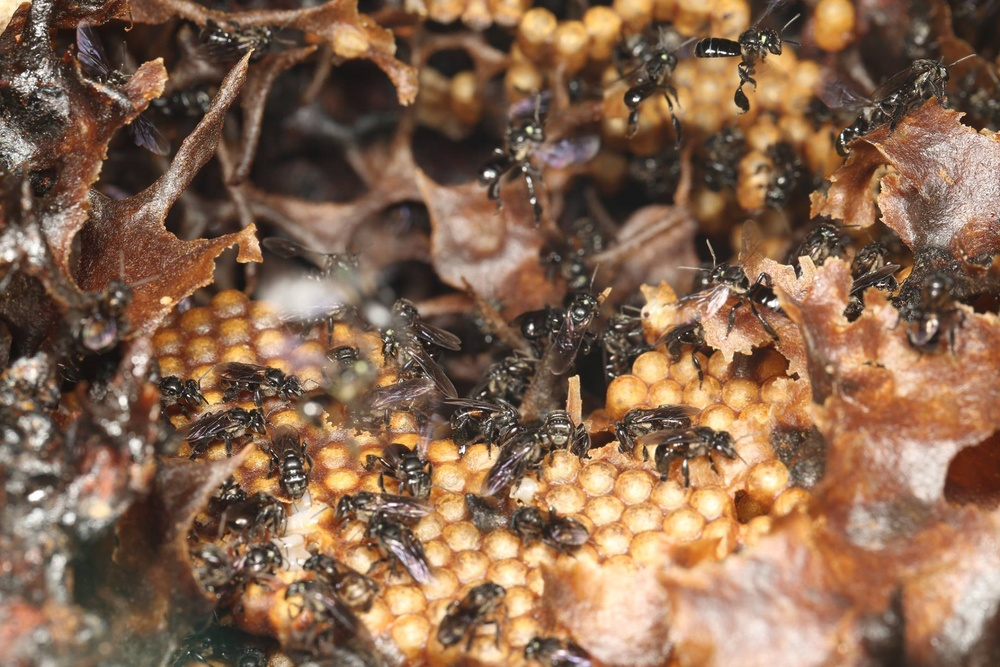
#> input picture ChatGPT/Image Processing/Exercise 2/kelulut1.jpg, 1000 x 667 px, shrunk from 2048 x 1365 before the run
$ jupyter execute 'Module 5 Edge Detection.ipynb'   (older library calls are emulated)
#> lines starting #> are read from the running program, lines starting #| are printed output that depends on the picture; after the words box and inside, x2 and y2 are one past the last pixel; in counts of white or black regions, pixels touching at a corner belong together
[cell 1]
# ====================================
# Module 5: Edge Detection
# ====================================

# Edge detection is used to find the outlines or boundaries of objects in an image.
# It works by looking for areas where pixel values change quickly — which usually means an edge.

# Why is edge detection important?
# - It highlights object shapes (like bees, leaves, or tools)
# - It helps in counting, contour detection, and feature extraction
# - It reduces image complexity while keeping key structures

# Common edge detection techniques:
# 1. Sobel Filter: detects edges in horizontal or vertical direction
# 2. Laplacian Filter: detects edges in all directions
# 3. Canny Edge Detection: the most powerful and accurate method

# Notes:
# - Apply edge detection on a grayscale image (not color)
# - Blurring before edge detection helps reduce false edges caused by noise
# - Edges appear as white lines on a black background (binary image)

# After detecting edges, you can:
# - Count objects
# - Find contours
# - Extract shapes or outlines for classification

[cell 2]
import cv2
import matplotlib.pyplot as plt

# 1. Load the image in grayscale
img = cv2.imread('kelulut1.jpg', cv2.IMREAD_GRAYSCALE)
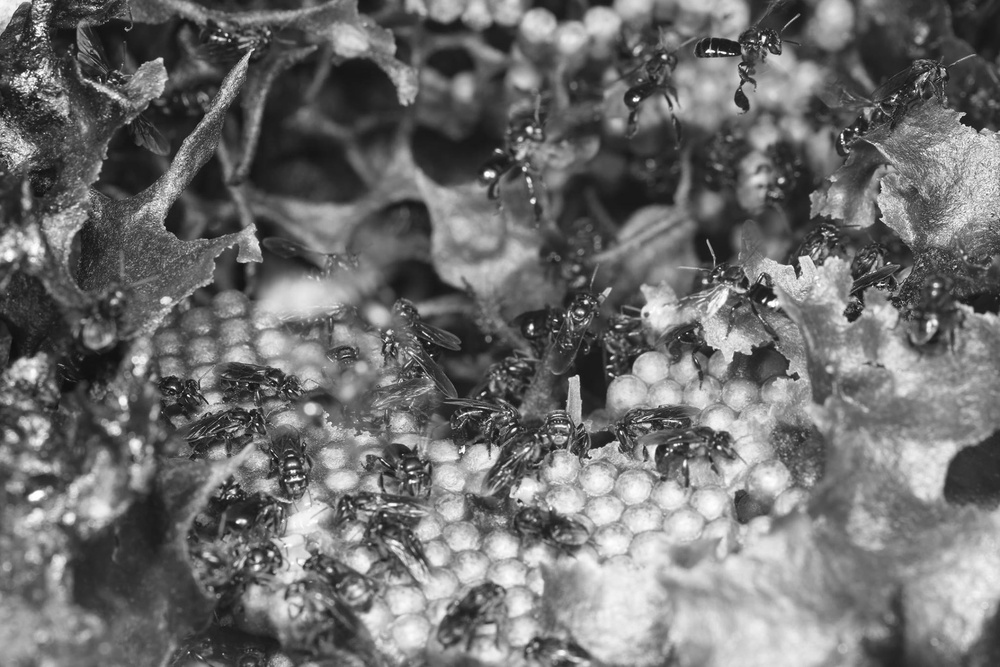
#> img: shape (667, 1000); min 11, max 255, mean 110.7

# 2. Optional: Blur the image to reduce noise before edge detection
blurred = cv2.GaussianBlur(img, (5, 5), 0)

# 3. Sobel Edge Detection (Horizontal and Vertical)
sobelx = cv2.Sobel(blurred, cv2.CV_64F, 1, 0, ksize=3)  # Horizontal edges
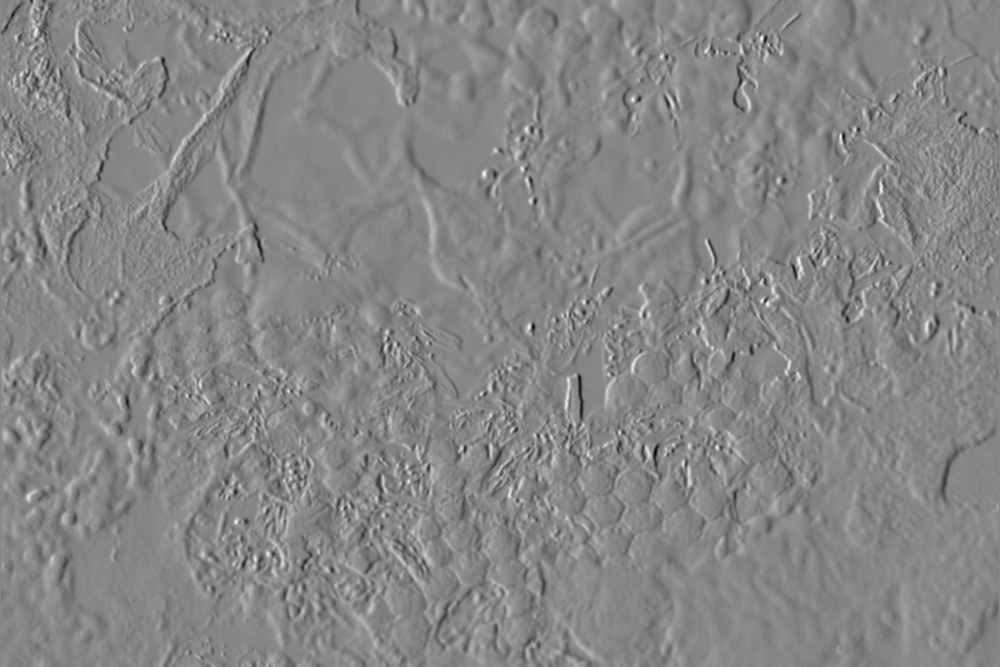
#> sobelx: shape (667, 1000) float64; min -489, max 439, mean 0; drawn with min black and max white
sobely = cv2.Sobel(blurred, cv2.CV_64F, 0, 1, ksize=3)  # Vertical edges
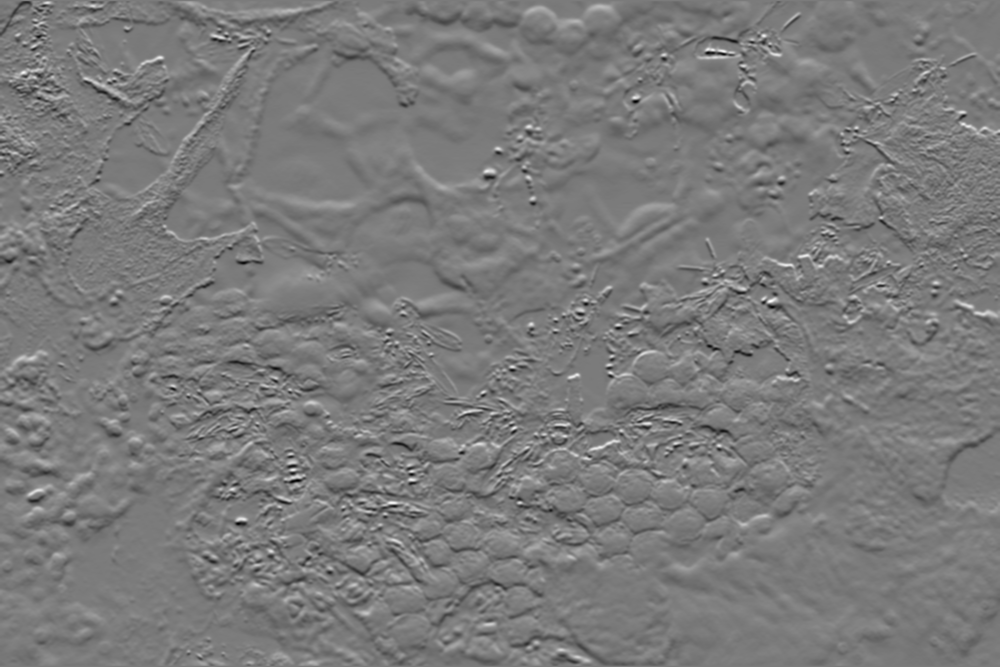
#> sobely: shape (667, 1000) float64; min -440, max 472, mean 0.2; drawn with min black and max white
sobel_combined = cv2.magnitude(sobelx, sobely)
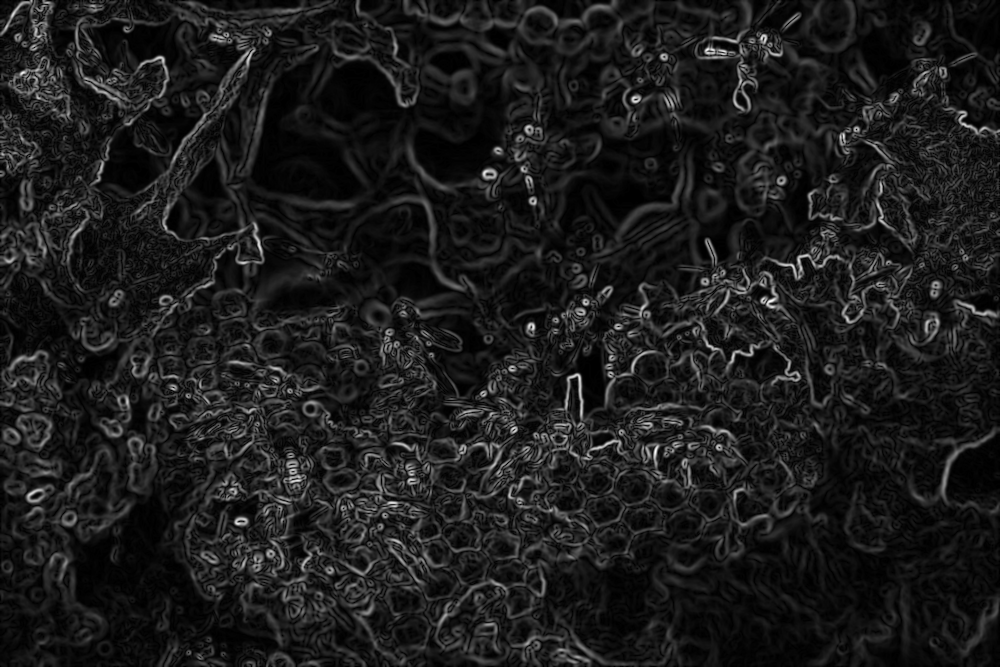
#> sobel_combined: shape (667, 1000) float64; min 0, max 494.7, mean 55.2; drawn with min black and max white

# 4. Laplacian Edge Detection (All directions)
laplacian = cv2.Laplacian(blurred, cv2.CV_64F)
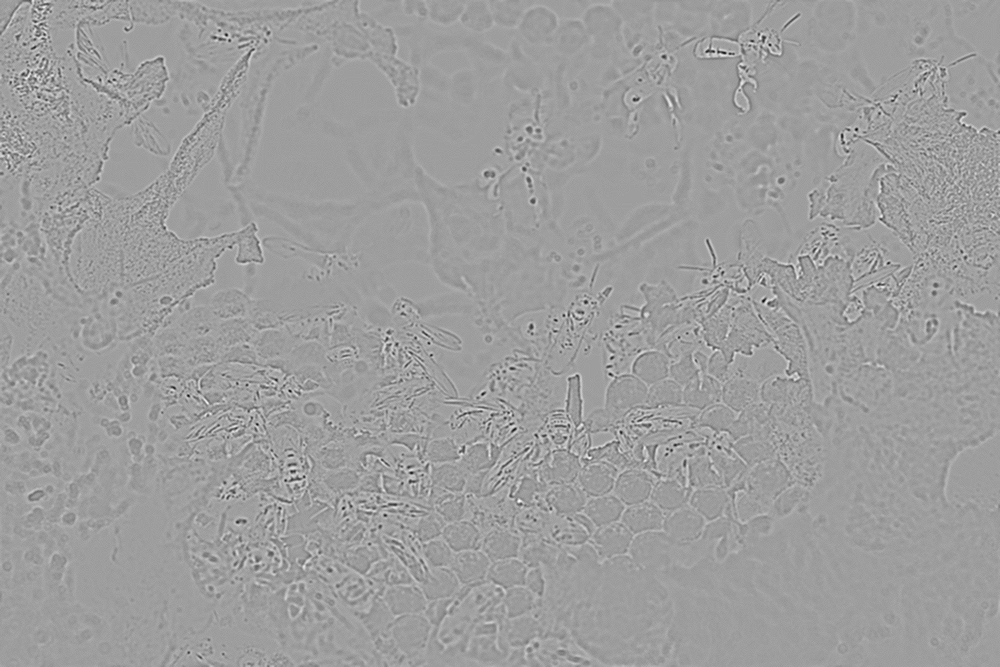
#> laplacian: shape (667, 1000) float64; min -99, max 61, mean 0; drawn with min black and max white

# 5. Canny Edge Detection (cleanest)
canny = cv2.Canny(blurred, 100, 200)  # Adjust values for stronger/weaker edges
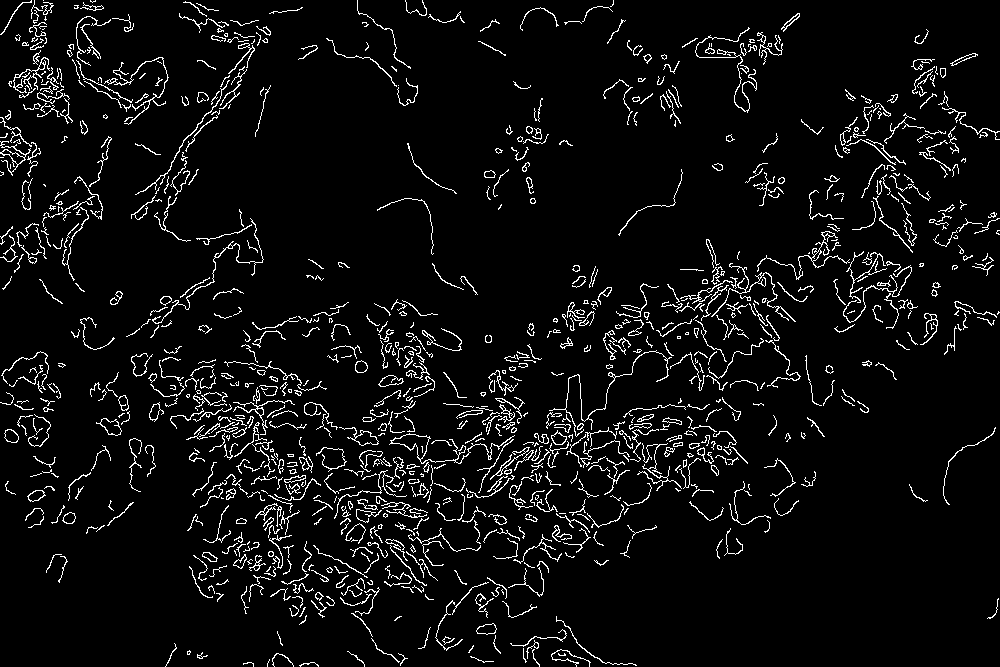
#> canny: shape (667, 1000); 5.5% white in thin lines or dots

# 6. Show the results
plt.figure(figsize=(12, 8))

plt.subplot(2, 3, 1)
plt.imshow(img, cmap='gray')
plt.title('Original Grayscale')
plt.axis('off')

plt.subplot(2, 3, 2)
plt.imshow(sobelx, cmap='gray')
plt.title('Sobel - Horizontal')
plt.axis('off')

plt.subplot(2, 3, 3)
plt.imshow(sobely, cmap='gray')
plt.title('Sobel - Vertical')
plt.axis('off')

plt.subplot(2, 3, 4)
plt.imshow(sobel_combined, cmap='gray')
plt.title('Sobel - Combined')
plt.axis('off')

plt.subplot(2, 3, 5)
plt.imshow(laplacian, cmap='gray')
plt.title('Laplacian')
plt.axis('off')

plt.subplot(2, 3, 6)
plt.imshow(canny, cmap='gray')
plt.title('Canny Edge Detection')
plt.axis('off')

plt.tight_layout()
plt.show()

$ run again, with ChatGPT/Image Processing/Exercise 2/kelulut2.jpg copied over ChatGPT/Image Processing/Exercise 2/kelulut1.jpg
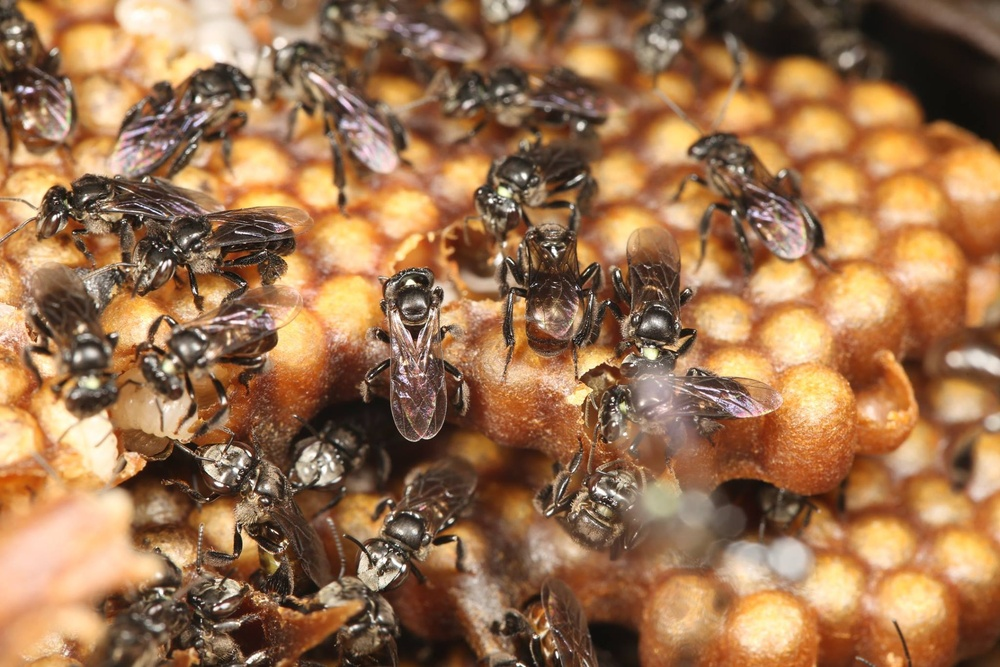
#> input picture ChatGPT/Image Processing/Exercise 2/kelulut2.jpg, 1000 x 667 px, shrunk from 2048 x 1365 before the run
#> `laplacian = cv2.Laplacian(blurred, cv2.CV_64F)`:
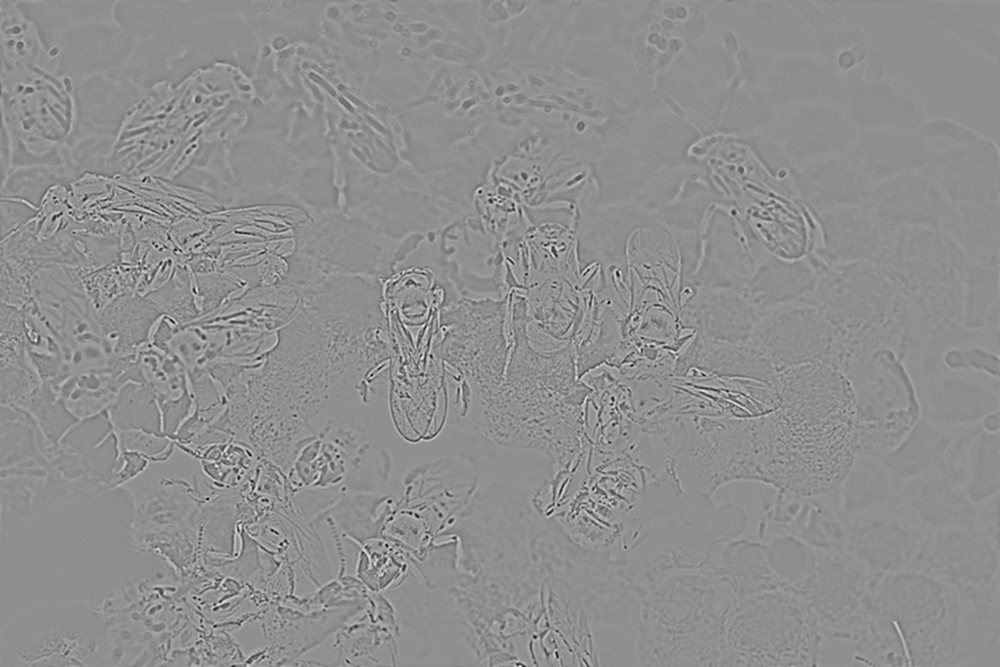
#> laplacian: shape (667, 1000) float64; min -87, max 68, mean 0; drawn with min black and max white
#> `canny = cv2.Canny(blurred, 100, 200)`:
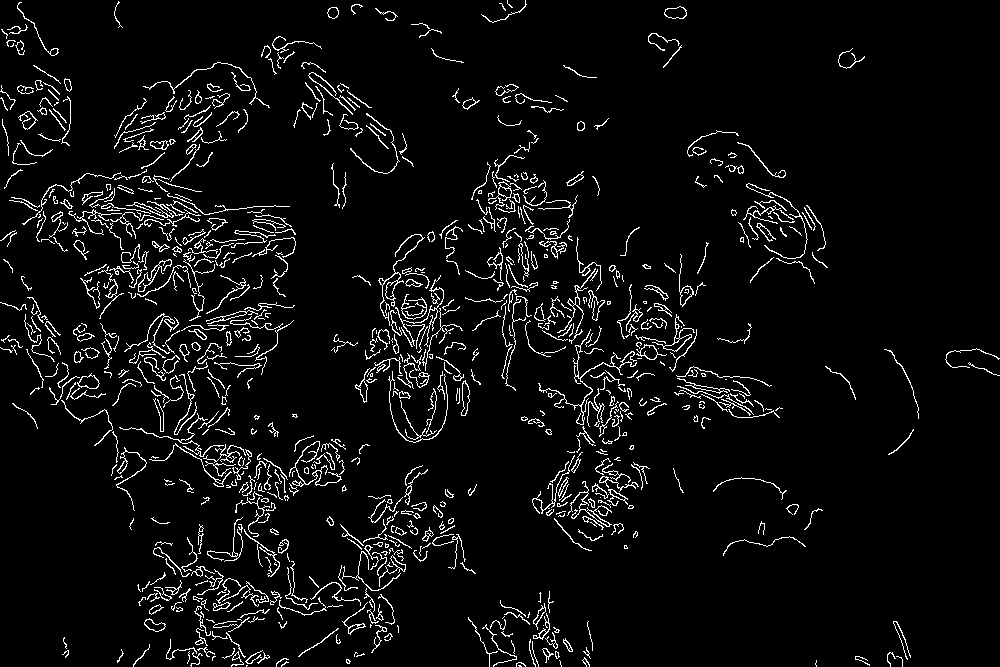
#> canny: shape (667, 1000); 5.1% white in thin lines or dots

$ run again, with ChatGPT/Image Processing/Exercise 2/kelulut3.jpg copied over ChatGPT/Image Processing/Exercise 2/kelulut1.jpg
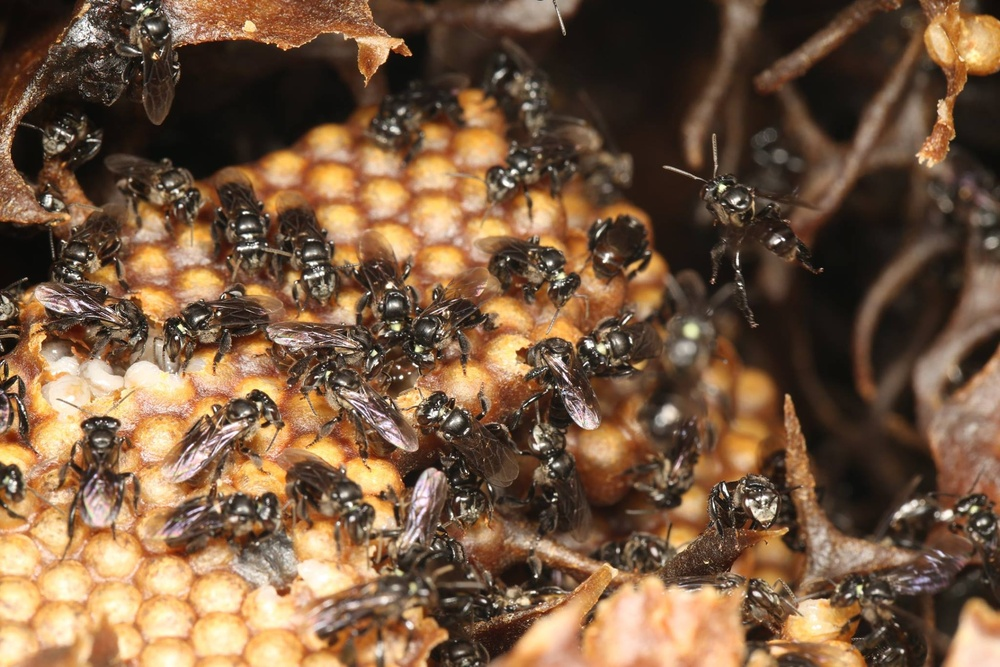
#> input picture ChatGPT/Image Processing/Exercise 2/kelulut3.jpg, 1000 x 667 px, shrunk from 2048 x 1365 before the run
#> `laplacian = cv2.Laplacian(blurred, cv2.CV_64F)`:
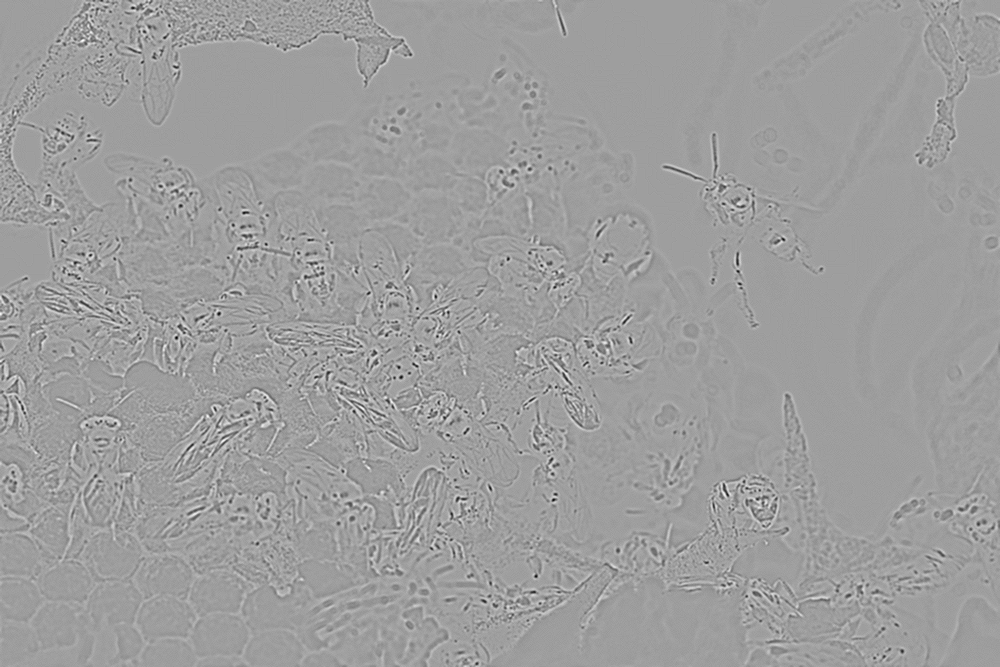
#> laplacian: shape (667, 1000) float64; min -101, max 62, mean 0; drawn with min black and max white
#> `canny = cv2.Canny(blurred, 100, 200)`:
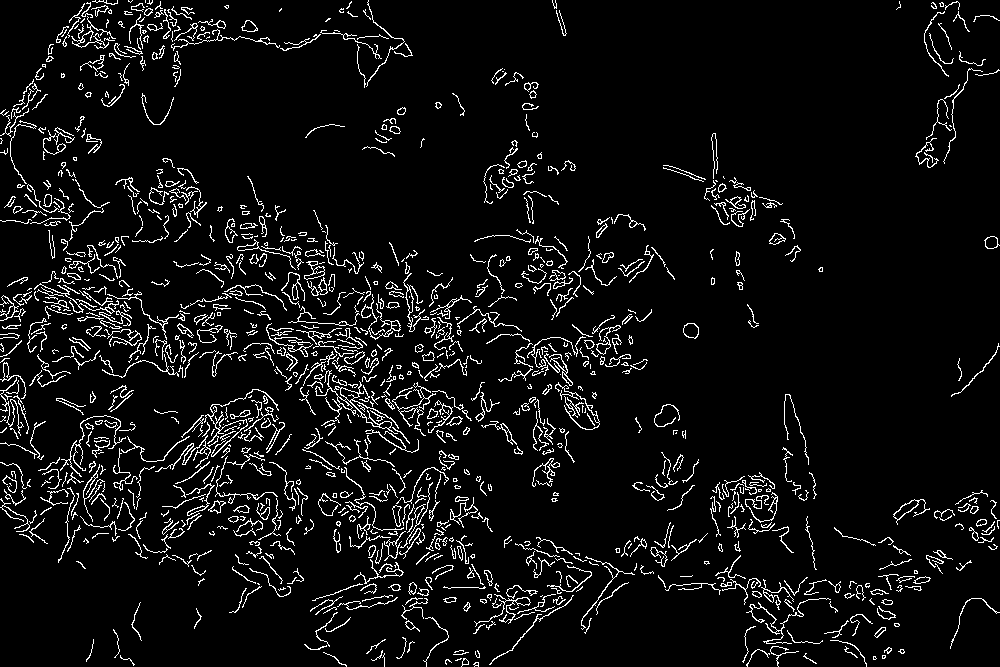
#> canny: shape (667, 1000); 6.2% white in thin lines or dots

$ run again, with ChatGPT/Image Processing/Exercise 2/cars.jpg copied over ChatGPT/Image Processing/Exercise 2/kelulut1.jpg
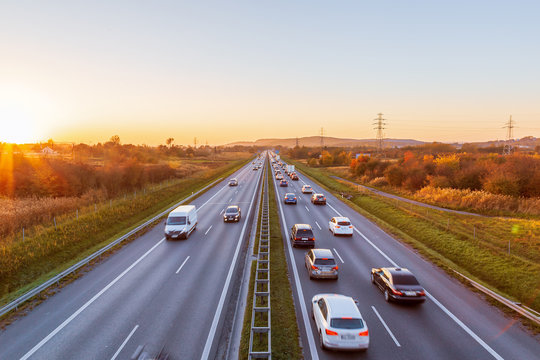
#> input picture ChatGPT/Image Processing/Exercise 2/cars.jpg, 540 x 360 px
#> `laplacian = cv2.Laplacian(blurred, cv2.CV_64F)`:
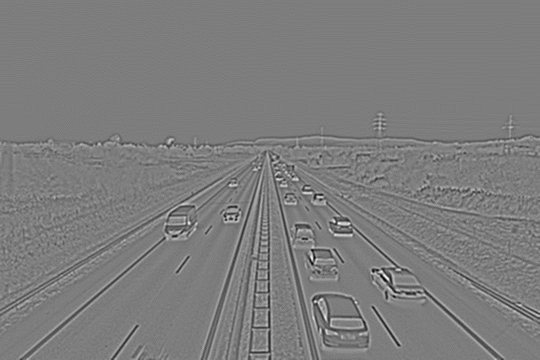
#> laplacian: shape (360, 540) float64; min -58, max 60, mean 0; drawn with min black and max white
#> `canny = cv2.Canny(blurred, 100, 200)`:
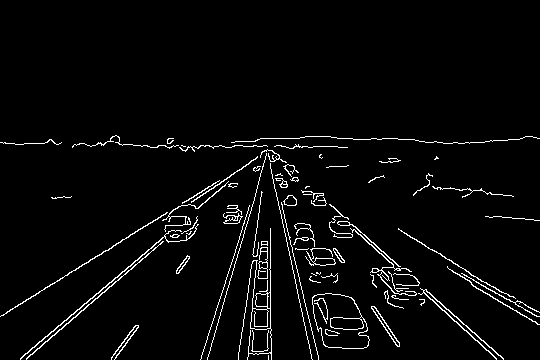
#> canny: shape (360, 540); 3.5% white in thin lines or dots, all inside (x1, y1, x2, y2) = (0, 135, 540, 360)
